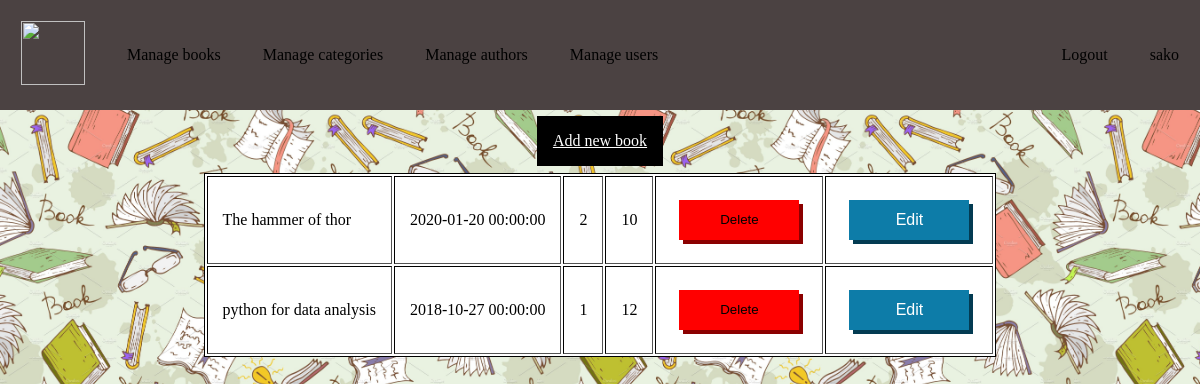
The app's page /manage_books.php (signed in) with its own data.
### tables this page shows
CREATE TABLE `book` (
  `id` int(11) NOT NULL AUTO_INCREMENT,
  `title` varchar(255) NOT NULL,
  `publication_date` datetime NOT NULL,
  `price` int(11) NOT NULL,
  `quantity` int(11) NOT NULL,
  `author_id` int(11) NOT NULL,
  `category_id` int(11) NOT NULL,
  `ISBN` varchar(255) NOT NULL,
  PRIMARY KEY (`id`)
);

### php/DAL.class.php (called while the page is built, shortened)
<?php
class DAL{
	private $servername = "localhost";
	private $username="sako";
	private $password="123";
	public $dbname="elibrary";
	public function getData($sql)
	{
		$conn = @new mysqli($this->servername,$this->username,$this->password,$this->dbname);
		if ($conn->connect_error) {
			die('Connect Error: ' . $mysqli->connect_error);
		   	throw new Exception("");
		}else{
				$result =$conn->query($sql);
				if(!$result)
				{
					throw new Exception("");
				}else{
					$rows = array();
					if($result->num_rows > 0) {
						while($row = mysqli_fetch_assoc($result)) {
							$rows[] = $row;
						}
						$json = json_encode($rows);
						return $json;
					}
				}
		}
	}
}
?>

### manage_books.php (the view, shortened to what this page needs)
<?php
    include_once("php/admin_authorization.php");
    include_once("php/DAL.class.php");
    $conn = new DAL();
    $sql = "SELECT * FROM book";
    $data = $conn->getData($sql);
?>
<!DOCTYPE html>
<html lang="en">
<head>
    <?php require("head.php"); ?>
</head>
<body>
    <?php require("header.php"); ?>
    <div class="flex">
        <a href="add_book.php" style="padding: 1rem; margin: 0.4rem; color: white; background: black">Add new book</a>
    </div>
    <div class="flex">
        <table border="1" style="background: white; border: 1px solid black;" cellpadding="15">
            <tbody class="">
                <?php
                    $arr = json_decode($data);
                    foreach($arr as $book) {
                        echo "<tr> <td> ". $book->title ." </td> <td> ". $book->publication_date ."</td> <td> ". $book->quantity ."</td> <td>". $book->price ."</td> <td> <button class='button button-danger' onclick='deleteBook(".$book->id.")'>Delete</button> </td> <td> <a class='button button-link' href='edit_book.php?id=".$book->id."'>Edit</a> </td> </tr>";
                    }
                    ?>
            </tbody>
        </table>
    </div>
</body>
</html>

### css/main.css (style rules this page uses)
body { margin: 0; padding: 0; background-image: url("../assets/background.jpeg"); background-size: contain; background-color: rgba(0, 0, 0, 0); }
* { box-sizing: border-box; }
.flex { display: flex; justify-content: center; align-items: center; flex-flow: row wrap; }
.button { flex-grow: 1; border: 0; width: 120px; margin: 8px; height: 40px; background: rgb(13, 124, 168); box-shadow: 4px 4px rgb(3, 59, 82); transition: 0.2s box-shadow ease, 0.2s transform ease; cursor: pointer ; }
.button-danger { background-color: red; box-shadow: 4px 4px darkred; }
.button-link { appearance: button; -moz-appearance: button; -webkit-appearance: button; text-decoration: none; font: menu; color: white; display: inline-block; padding: 2px 8px; text-align: center; justify-content: center; display: flex; align-items: center; }

### records on screen
book: title "The hammer of thor", publication_date "2020-01-20 00:00:00", quantity "2", price "10"
book: title "python for data analysis", publication_date "2018-10-27 00:00:00", quantity "1", price "12"

### other values on screen
$_SESSION["username"] "sako"
